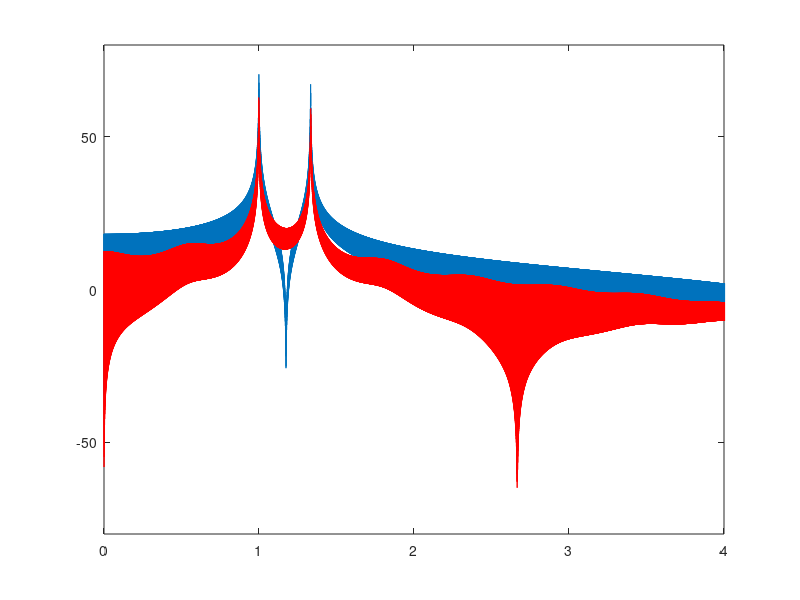
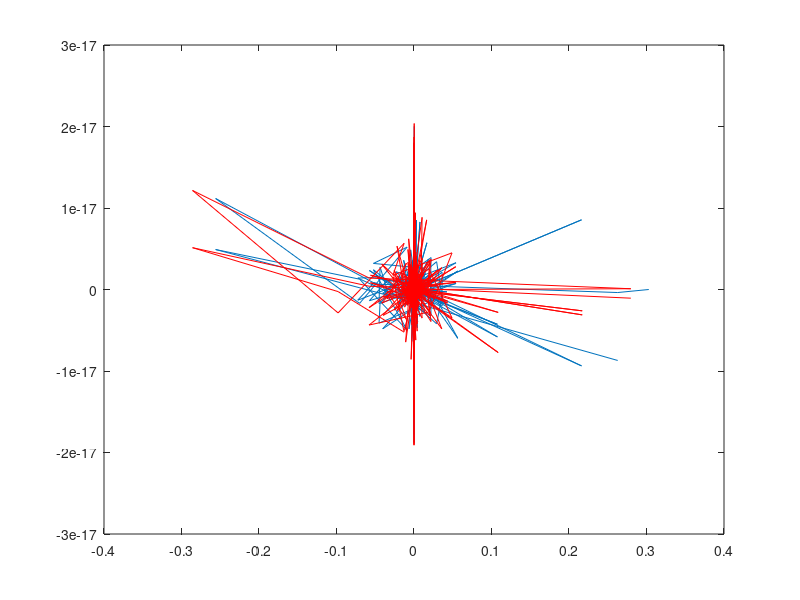
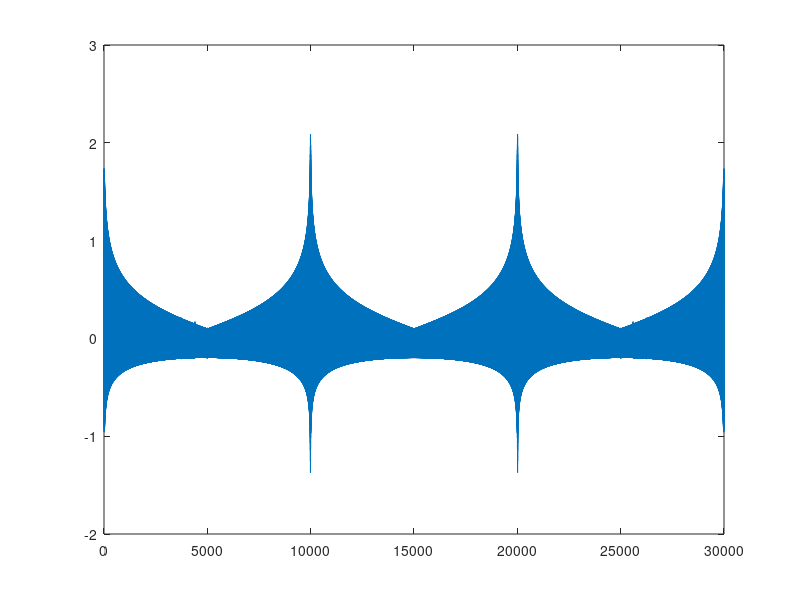
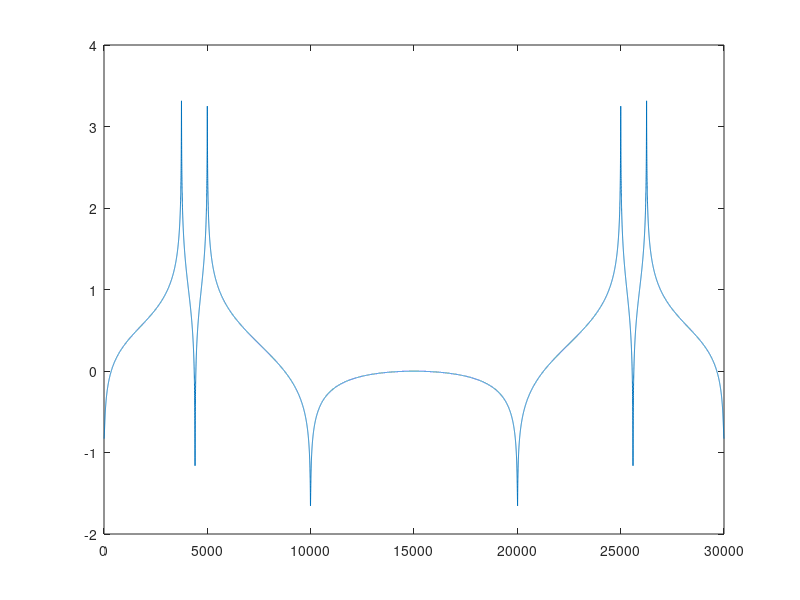

The MATLAB source for these figures, in order:
%
% Processos Auto-Regressivos (AR Processes)
%
N = 3e4;
e = [0 0 0 0 1 zeros(1,N/3-2) 1 zeros(1,N/3-2) 1 zeros(1,N/3-3)];
a1 = 1;
a2 = -1 + 0.001;
a3 = sqrt(2);
a4 = -1 + 0.001;
x1 = zeros(size(e));
x2 = zeros(size(e));
for k = 5:N
  x1(k) = a1*x1(k-1) + a2*x1(k-2) + e(k);
  x2(k) = a3*x2(k-1) + a4*x2(k-2) + e(k);
end
y = x1 + x2;
f = (0:(N-1))*8/N;
figure(1)
clf
plot(f,20*log10(abs(fft(y))));
axis([0 4 -80 80])

p = 12;
p = 16;
alpha = lpc(y,p);
z = filter(1,alpha,e);
hold on
plot(f,20*log10(abs(fft(z))),'r');
axis([0 4 -80 80])
hold off

				% Análise Cepstral

Yceps = ifft(log10(abs(fft(y))));
Zceps = ifft(log10(abs(fft(z))));
figure(2)
plot(Yceps)
hold on
plot(Zceps,'r')
hold off

figure(3)
Yceps_high = Yceps;
Yceps_high([1:5e3 (N-5e3+2):N]) = 0;
Yrec_high = fft(Yceps_high);
plot(real(Yrec_high))

figure(4)
Yceps_low = Yceps;
Yceps_low((5e3+1):(N-5e3+1)) = 0;
Yrec_low = fft(Yceps_low);
plot(real(Yrec_low))


